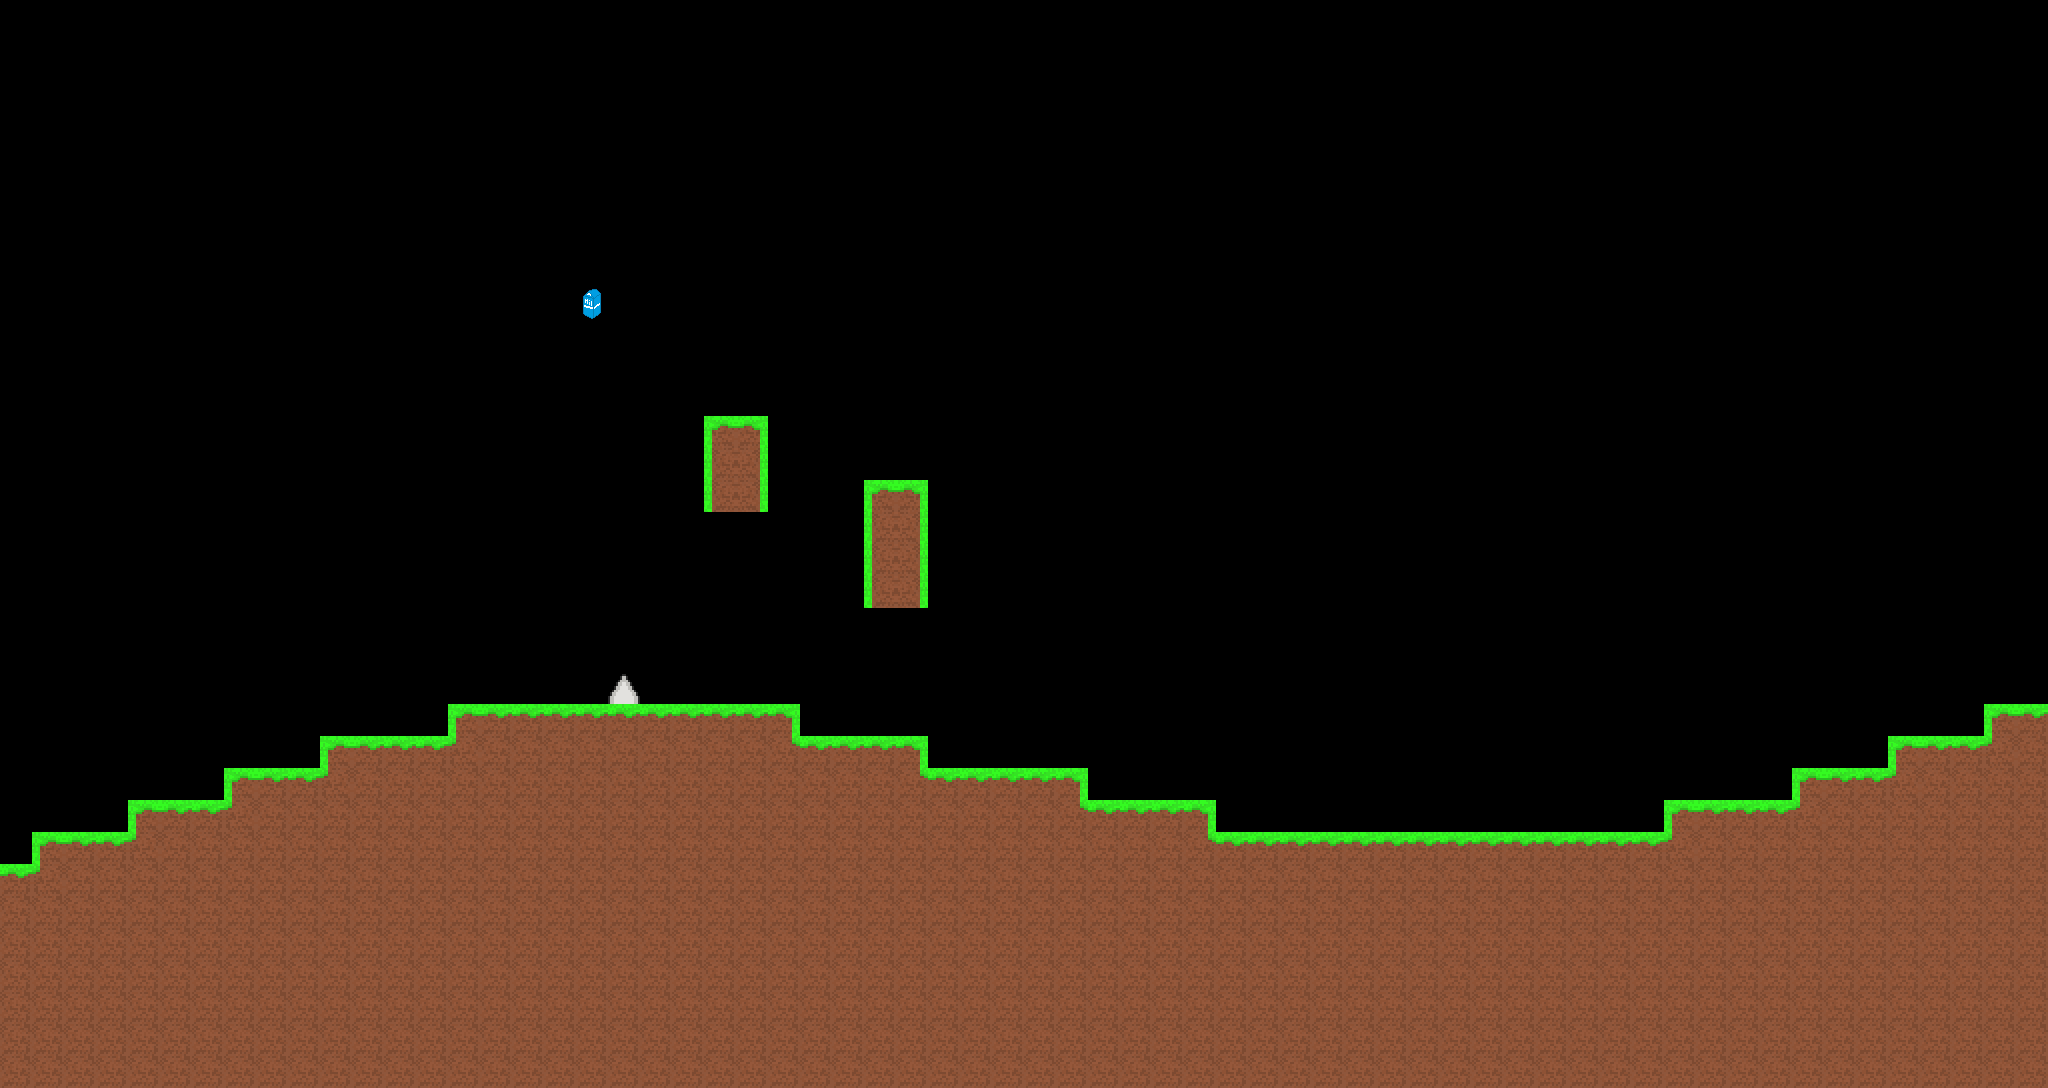

A 2D game scene composited from a Tiled map and its tileset images. What follows is a short description and the map's XML, with every tile layer's data as written:
An orthogonal 64x34 tile map with 32x32 px tiles, 1 tile layer (tiles) and 17 objects (player, circle).

<map version="1.10" tiledversion="1.11.2" orientation="orthogonal" renderorder="right-down" width="64" height="34" tilewidth="32" tileheight="32" infinite="0" nextlayerid="3" nextobjectid="18">
 <tileset firstgid="1" source="tileset.tsx" />
 <layer id="1" name="tiles" width="64" height="34">
  <data encoding="csv">
0,0,0,0,0,0,0,0,0,0,0,0,0,0,0,0,0,0,0,0,0,0,0,0,0,0,0,0,0,0,0,0,0,0,0,0,0,0,0,0,0,0,0,0,0,0,0,0,0,0,0,0,0,0,0,0,0,0,0,0,0,0,0,0,
0,0,0,0,0,0,0,0,0,0,0,0,0,0,0,0,0,0,0,0,0,0,0,0,0,0,0,0,0,0,0,0,0,0,0,0,0,0,0,0,0,0,0,0,0,0,0,0,0,0,0,0,0,0,0,0,0,0,0,0,0,0,0,0,
0,0,0,0,0,0,0,0,0,0,0,0,0,0,0,0,0,0,0,0,0,0,0,0,0,0,0,0,0,0,0,0,0,0,0,0,0,0,0,0,0,0,0,0,0,0,0,0,0,0,0,0,0,0,0,0,0,0,0,0,0,0,0,0,
0,0,0,0,0,0,0,0,0,0,0,0,0,0,0,0,0,0,0,0,0,0,0,0,0,0,0,0,0,0,0,0,0,0,0,0,0,0,0,0,0,0,0,0,0,0,0,0,0,0,0,0,0,0,0,0,0,0,0,0,0,0,0,0,
0,0,0,0,0,0,0,0,0,0,0,0,0,0,0,0,0,0,0,0,0,0,0,0,0,0,0,0,0,0,0,0,0,0,0,0,0,0,0,0,0,0,0,0,0,0,0,0,0,0,0,0,0,0,0,0,0,0,0,0,0,0,0,0,
0,0,0,0,0,0,0,0,0,0,0,0,0,0,0,0,0,0,0,0,0,0,0,0,0,0,0,0,0,0,0,0,0,0,0,0,0,0,0,0,0,0,0,0,0,0,0,0,0,0,0,0,0,0,0,0,0,0,0,0,0,0,0,0,
0,0,0,0,0,0,0,0,0,0,0,0,0,0,0,0,0,0,0,0,0,0,0,0,0,0,0,0,0,0,0,0,0,0,0,0,0,0,0,0,0,0,0,0,0,0,0,0,0,0,0,0,0,0,0,0,0,0,0,0,0,0,0,0,
0,0,0,0,0,0,0,0,0,0,0,0,0,0,0,0,0,0,0,0,0,0,0,0,0,0,0,0,0,0,0,0,0,0,0,0,0,0,0,0,0,0,0,0,0,0,0,0,0,0,0,0,0,0,0,0,0,0,0,0,0,0,0,0,
0,0,0,0,0,0,0,0,0,0,0,0,0,0,0,0,0,0,0,0,0,0,0,0,0,0,0,0,0,0,0,0,0,0,0,0,0,0,0,0,0,0,0,0,0,0,0,0,0,0,0,0,0,0,0,0,0,0,0,0,0,0,0,0,
0,0,0,0,0,0,0,0,0,0,0,0,0,0,0,0,0,0,42,0,0,0,0,0,0,0,0,0,0,0,0,0,0,0,0,0,0,0,0,0,0,0,0,0,0,0,0,0,0,0,0,0,0,0,0,0,0,0,0,0,0,0,0,0,
0,0,0,0,0,0,0,0,0,0,0,0,0,0,0,0,0,0,0,0,0,0,0,0,0,0,0,0,0,0,0,0,0,0,0,0,0,0,0,0,0,0,0,0,0,0,0,0,0,0,0,0,0,0,0,0,0,0,0,0,0,0,0,0,
0,0,0,0,0,0,0,0,0,0,0,0,0,0,0,0,0,0,0,0,0,0,0,0,0,0,0,0,0,0,0,0,0,0,0,0,0,0,0,0,0,0,0,0,0,0,0,0,0,0,0,0,0,0,0,0,0,0,0,0,0,0,0,0,
0,0,0,0,0,0,0,0,0,0,0,0,0,0,0,0,0,0,0,0,0,0,0,0,0,0,0,0,0,0,0,0,0,0,0,0,0,0,0,0,0,0,0,0,0,0,0,0,0,0,0,0,0,0,0,0,0,0,0,0,0,0,0,0,
0,0,0,0,0,0,0,0,0,0,0,0,0,0,0,0,0,0,0,0,0,0,4,3,0,0,0,0,0,0,0,0,0,0,0,0,0,0,0,0,0,0,0,0,0,0,0,0,0,0,0,0,0,0,0,0,0,0,0,0,0,0,0,0,
0,0,0,0,0,0,0,0,0,0,0,0,0,0,0,0,0,0,0,0,0,0,7,8,0,0,0,0,0,0,0,0,0,0,0,0,0,0,0,0,0,0,0,0,0,0,0,0,0,0,0,0,0,0,0,0,0,0,0,0,0,0,0,0,
0,0,0,0,0,0,0,0,0,0,0,0,0,0,0,0,0,0,0,0,0,0,7,8,0,0,0,4,3,0,0,0,0,0,0,0,0,0,0,0,0,0,0,0,0,0,0,0,0,0,0,0,0,0,0,0,0,0,0,0,0,0,0,0,
0,0,0,0,0,0,0,0,0,0,0,0,0,0,0,0,0,0,0,0,0,0,0,0,0,0,0,7,8,0,0,0,0,0,0,0,0,0,0,0,0,0,0,0,0,0,0,0,0,0,0,0,0,0,0,0,0,0,0,0,0,0,0,0,
0,0,0,0,0,0,0,0,0,0,0,0,0,0,0,0,0,0,0,0,0,0,0,0,0,0,0,7,8,0,0,0,0,0,0,0,0,0,0,0,0,0,0,0,0,0,0,0,0,0,0,0,0,0,0,0,0,0,0,0,0,0,0,0,
0,0,0,0,0,0,0,0,0,0,0,0,0,0,0,0,0,0,0,0,0,0,0,0,0,0,0,7,8,0,0,0,0,0,0,0,0,0,0,0,0,0,0,0,0,0,0,0,0,0,0,0,0,0,0,0,0,0,0,0,0,0,0,0,
0,0,0,0,0,0,0,0,0,0,0,0,0,0,0,0,0,0,0,0,0,0,0,0,0,0,0,0,0,0,0,0,0,0,0,0,0,0,0,0,0,0,0,0,0,0,0,0,0,0,0,0,0,0,0,0,0,0,0,0,0,0,0,0,
0,0,0,0,0,0,0,0,0,0,0,0,0,0,0,0,0,0,0,0,0,0,0,0,0,0,0,0,0,0,0,0,0,0,0,0,0,0,0,0,0,0,0,0,0,0,0,0,0,0,0,0,0,0,0,0,0,0,0,0,0,0,0,0,
0,0,0,0,0,0,0,0,0,0,0,0,0,0,0,0,0,0,0,41,0,0,0,0,0,0,0,0,0,0,0,0,0,0,0,0,0,0,0,0,0,0,0,0,0,0,0,0,0,0,0,0,0,0,0,0,0,0,0,0,0,0,0,0,
0,0,0,0,0,0,0,0,0,0,0,0,0,0,4,2,2,2,2,2,2,2,2,2,3,0,0,0,0,0,0,0,0,0,0,0,0,0,0,0,0,0,0,0,0,0,0,0,0,0,0,0,0,0,0,0,0,0,0,0,0,0,4,2,
0,0,0,0,0,0,0,0,0,0,4,2,2,2,6,1,1,1,1,1,1,1,1,1,5,2,2,2,3,0,0,0,0,0,0,0,0,0,0,0,0,0,0,0,0,0,0,0,0,0,0,0,0,0,0,0,0,0,0,4,2,2,6,1,
0,0,0,0,0,0,0,4,2,2,6,1,1,1,1,1,1,1,1,1,1,1,1,1,1,1,1,1,5,2,2,2,2,3,0,0,0,0,0,0,0,0,0,0,0,0,0,0,0,0,0,0,0,0,0,0,4,2,2,6,1,1,1,1,
0,0,0,0,4,2,2,6,1,1,1,1,1,1,1,1,1,1,1,1,1,1,1,1,1,1,1,1,1,1,1,1,1,5,2,2,2,3,0,0,0,0,0,0,0,0,0,0,0,0,0,0,4,2,2,2,6,1,1,1,1,1,1,1,
0,4,2,2,6,1,1,1,1,1,1,1,1,1,1,1,1,1,1,1,1,1,1,1,1,1,1,1,1,1,1,1,1,1,1,1,1,5,2,2,2,2,2,2,2,2,2,2,2,2,2,2,6,1,1,1,1,1,1,1,1,1,1,1,
2,6,1,1,1,1,1,1,1,1,1,1,1,1,1,1,1,1,1,1,1,1,1,1,1,1,1,1,1,1,1,1,1,1,1,1,1,1,1,1,1,1,1,1,1,1,1,1,1,1,1,1,1,1,1,1,1,1,1,1,1,1,1,1,
1,1,1,1,1,1,1,1,1,1,1,1,1,1,1,1,1,1,1,1,1,1,1,1,1,1,1,1,1,1,1,1,1,1,1,1,1,1,1,1,1,1,1,1,1,1,1,1,1,1,1,1,1,1,1,1,1,1,1,1,1,1,1,1,
1,1,1,1,1,1,1,1,1,1,1,1,1,1,1,1,1,1,1,1,1,1,1,1,1,1,1,1,1,1,1,1,1,1,1,1,1,1,1,1,1,1,1,1,1,1,1,1,1,1,1,1,1,1,1,1,1,1,1,1,1,1,1,1,
1,1,1,1,1,1,1,1,1,1,1,1,1,1,1,1,1,1,1,1,1,1,1,1,1,1,1,1,1,1,1,1,1,1,1,1,1,1,1,1,1,1,1,1,1,1,1,1,1,1,1,1,1,1,1,1,1,1,1,1,1,1,1,1,
1,1,1,1,1,1,1,1,1,1,1,1,1,1,1,1,1,1,1,1,1,1,1,1,1,1,1,1,1,1,1,1,1,1,1,1,1,1,1,1,1,1,1,1,1,1,1,1,1,1,1,1,1,1,1,1,1,1,1,1,1,1,1,1,
1,1,1,1,1,1,1,1,1,1,1,1,1,1,1,1,1,1,1,1,1,1,1,1,1,1,1,1,1,1,1,1,1,1,1,1,1,1,1,1,1,1,1,1,1,1,1,1,1,1,1,1,1,1,1,1,1,1,1,1,1,1,1,1,
1,1,1,1,1,1,1,1,1,1,1,1,1,1,1,1,1,1,1,1,1,1,1,1,1,1,1,1,1,1,1,1,1,1,1,1,1,1,1,1,1,1,1,1,1,1,1,1,1,1,1,1,1,1,1,1,1,1,1,1,1,1,1,1
</data>
 </layer>
 <objectgroup id="2" name="objects">
  <object id="1" x="0" y="864" width="2048" height="224" />
  <object id="2" x="32" y="832" width="2016" height="32" />
  <object id="3" x="1984" y="704" width="64" height="128" />
  <object id="4" x="1888" y="736" width="96" height="96" />
  <object id="5" x="1792" y="768" width="96" height="64" />
  <object id="6" x="1664" y="800" width="128" height="32" />
  <object id="7" x="448" y="704" width="352" height="128" />
  <object id="8" x="800" y="736" width="128" height="96" />
  <object id="9" x="928" y="768" width="160" height="64" />
  <object id="10" x="1088" y="800" width="128" height="32" />
  <object id="11" x="320" y="736" width="128" height="96" />
  <object id="12" x="224" y="768" width="96" height="64" />
  <object id="13" x="128" y="800" width="96" height="32" />
  <object id="14" x="864" y="480" width="64" height="128" />
  <object id="15" name="player" x="32" y="704">
   <point />
  </object>
  <object id="16" name="circle" x="1376" y="704">
   <point />
  </object>
  <object id="17" x="704" y="416" width="64" height="96" />
 </objectgroup>
</map>
